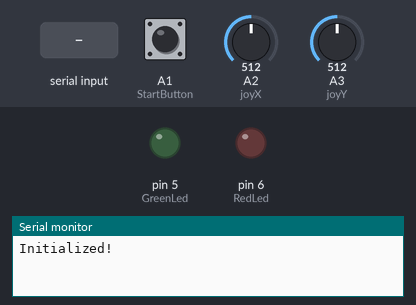
Recording of a sketch running on a simulated Arduino Uno, built with avr-gcc and run on an emulated ATmega328P. Shown: output pins drawn as LEDs (lit = HIGH), the last lines printed to the serial monitor. The test bench sets the inputs (shaded band); at power-on: A2 (joyX) = 512, A3 (joyY) = 512, A1 (StartButton) HIGH.

Above: at 1.3 s.
1.4 s: A2 (joyX) set to 20
4.4 s: A3 (joyY) set to 1010
At 6.0 s:
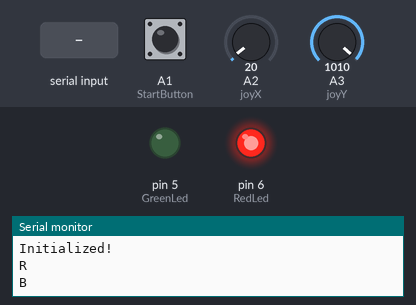
6.6 s: "A" received over the second serial link
Timing chart, 0 to 9.6 s (numbered marks = the images above; inputs shaded):
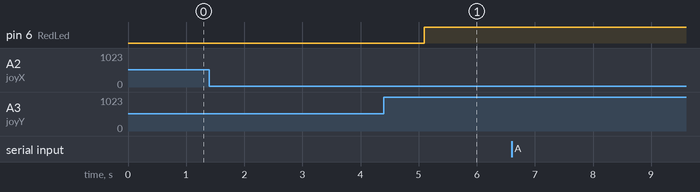

The sketch:

GCB_Arduino2.ino
```cpp
#include <SoftwareSerial.h>
SoftwareSerial mySerial(5, 6); // TX Pin, RX Pin

#define StartButton A1
#define StopButton 13
#define GreenLed 5
#define RedLed 6

#define joyX A2
#define joyY A3

#include <millisDelay.h>
millisDelay Timer1;

#include <Wire.h>
#include <LiquidCrystal_I2C.h>
LiquidCrystal_I2C lcd(0x27,20,4);

void setup() {
    Serial.begin(9600);
    mySerial.begin(9600); delay(100);
    //Buttons
    pinMode(StartButton, INPUT_PULLUP);
    pinMode(StopButton, INPUT_PULLUP);
    pinMode(joyX, INPUT);
    pinMode(joyY, INPUT);
    //Relays
    pinMode(GreenLed, OUTPUT); digitalWrite(GreenLed, LOW);
    pinMode(RedLed, OUTPUT); digitalWrite(RedLed, HIGH);

    // while (1) {
    //     if (mySerial.available()) {break;}
    // } //wait for recvr here...

    digitalWrite(RedLed, LOW);
    Timer1.start(5000);
    // lcd.init();
    // lcd.backlight();
    Serial.println("Initialized!");
}

int Motion = 0;
int xValue;
int yValue;

char receivedChar;
void loop() {

    if (Timer1.justFinished()) {digitalWrite(RedLed, HIGH);}
    if (mySerial.available()) {
        receivedChar = mySerial.read();
             if (receivedChar == 'A') {Serial.print("A");}
        else if (receivedChar == '2') {}
        else if (receivedChar == '3') {}
        else if (receivedChar == '4') {}
    }
    receivedChar = ' ';

    // if (digitalRead(StartButton) == LOW) {
    //     int Counter = 0;
    //     while (1) {
    //         Counter++;
    //         delay(100);
    //         if (digitalRead(StartButton) == HIGH) {break;}
    //         if (Counter > 5) {break;}

    //     }
    //     if (Counter > 4) {mySerial.print("1"); digitalWrite(GreenLed, HIGH);}
    //     else             {mySerial.print("0"); digitalWrite(GreenLed, HIGH);}

    //     }
    // if (digitalRead(StopButton) == LOW)  {mySerial.println("Stop"); digitalWrite(GreenLed, LOW);}

    xValue = analogRead(joyX);
    yValue = analogRead(joyY);

    //      if ((xValue < 30  ) && (yValue > 1000)) {if (Motion != 5) {Motion = 5; mySerial.print('Z');}}
    // else if ((xValue > 1000) && (yValue > 1000)) {if (Motion != 6) {Motion = 6; mySerial.print('X'); }}
         if (yValue > 1000) {if (Motion != 4) {Motion = 4; mySerial.print('B'); DBG("B");}}
    else if (xValue < 30)   {if (Motion != 2) {Motion = 2; mySerial.print('R'); DBG("R");}}
    else if (xValue > 1000) {if (Motion != 3) {Motion = 3; mySerial.print('L'); DBG("L");}}
    else if (yValue < 30)   {if (Motion != 1) {Motion = 1; mySerial.print('F'); DBG("F");}}
    else if (digitalRead(StartButton) == LOW)   {if (Motion != 5) {Motion = 5; mySerial.print('C'); DBG("C");}}
    else                    {if (Motion != 0) {Motion = 0;
    delay(20);
    if (digitalRead(StartButton)==HIGH) {
        mySerial.print('S');
    }
    DBG("S");}}
}


void ToggleLH(long delayings, int relayName) {
    digitalWrite(relayName, LOW); delay(delayings);
    digitalWrite(relayName, HIGH);
}

void ToggleHL(long delayings, int relayName) {
    digitalWrite(relayName, HIGH); delay(delayings);
    digitalWrite(relayName, LOW);
}

void RelayLOWwithLimit(int relayName, int MSName) {
    if (digitalRead(MSName) == 1){
        digitalWrite(relayName, LOW); delay(50);
        while(1) {if (digitalRead(MSName) == 0) {break;}}
        digitalWrite(relayName, HIGH);
    }
}

void LCDprint(int x, int y, String z) {
    lcd.setCursor(x,y); lcd.print(z);
}

void LCDClear() {
    LCDprint(0,0,"					");
    LCDprint(0,1,"					");
    LCDprint(0,2,"					");
    LCDprint(0,3,"					");
}
int debug = 1;
void DBG(String str) {
    if (debug) {Serial.println(str);}
}
```
